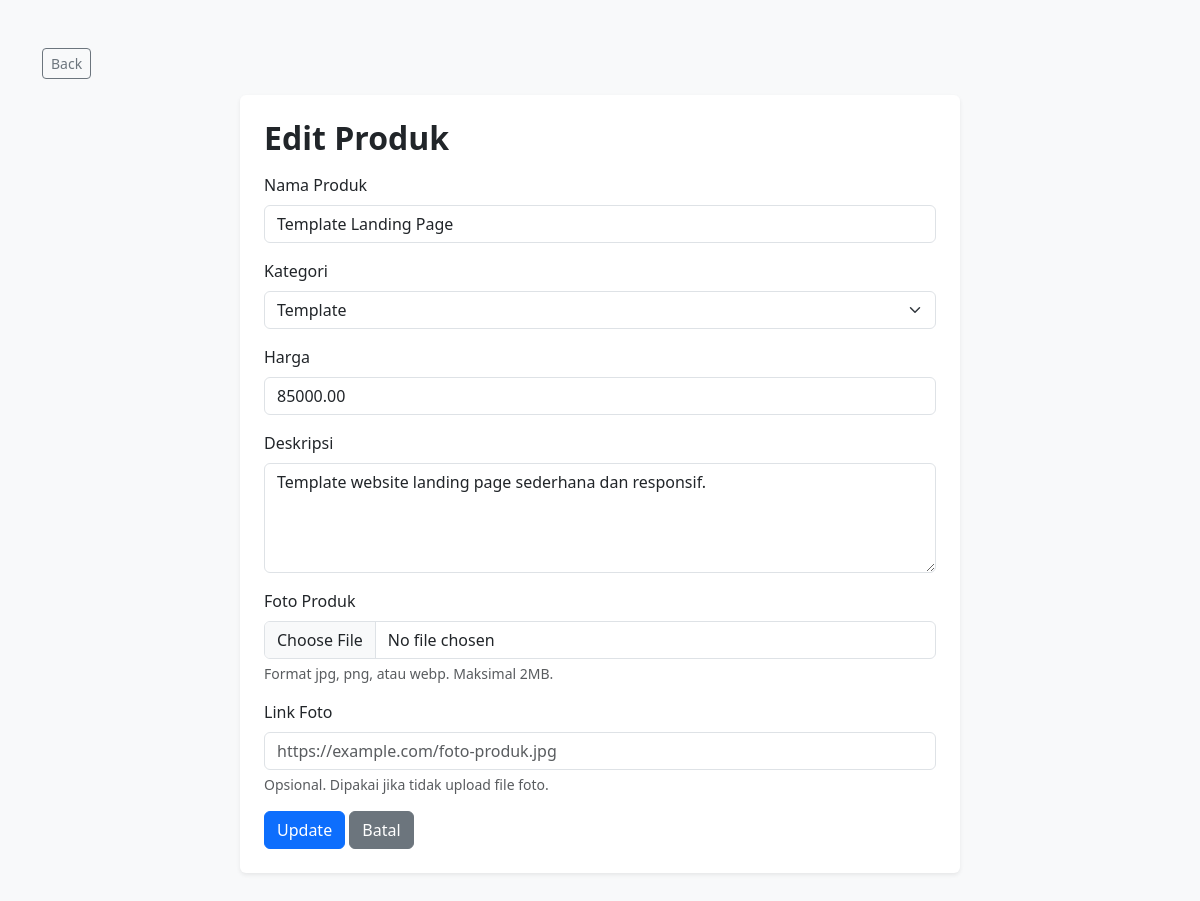
/index.php?page=produk&action=edit&id=2, run on the app's committed database.
### tables this page shows
CREATE TABLE produk (
    id INT AUTO_INCREMENT PRIMARY KEY,
    kategori_id INT NOT NULL,
    nama_produk VARCHAR(150) NOT NULL,
    harga DECIMAL(12,2) NOT NULL,
    deskripsi TEXT NOT NULL,
    foto VARCHAR(255) NOT NULL DEFAULT '',
    link_foto VARCHAR(255) NOT NULL DEFAULT '',
    CONSTRAINT fk_produk_kategori
        FOREIGN KEY (kategori_id) REFERENCES kategori(id)
        ON UPDATE CASCADE
        ON DELETE RESTRICT
);

CREATE TABLE kategori (
    id INT AUTO_INCREMENT PRIMARY KEY,
    nama_kategori VARCHAR(100) NOT NULL
);

### controllers/ProdukController.php (called while the page is built, shortened)
<?php
require_once __DIR__ . "/../config/Database.php";
if (!function_exists('e')) {
    function e($text): string
    {
        return htmlspecialchars((string) $text, ENT_QUOTES, 'UTF-8');
    }
}
class Produk
{
    private mysqli $conn;
    public function __construct(mysqli $db)
    {
        $this->conn = $db;
    }
    public function getById(int $id): ?array
    {
        return $this->conn->query("SELECT produk.*, kategori.nama_kategori
            FROM produk
            JOIN kategori ON produk.kategori_id = kategori.id
            WHERE produk.id = $id")->fetch_assoc();
    }
}
class ProdukController
{
    private Produk $produk;
    public function __construct()
    {
        $this->db = (new Database())->connect();
        $this->produk = new Produk($this->db);
    }
    public function edit(): void
    {
        $data = $this->produk->getById((int) $_GET['id']);
        $kategori = (new KategoriController())->getModel()->getAll();
        include_once __DIR__ . "/../views/edit.php";
    }
}

### index.php (called while the page is built, shortened)
<?php
require_once __DIR__ . "/controllers/ProdukController.php";
require_once __DIR__ . "/controllers/KategoriController.php";
$page = $_GET['page'] ?? 'home';
$action = $_GET['action'] ?? 'index';
if ($page === 'produk') {
    $controller = new ProdukController();
} elseif ($page === 'kategori') {
    $controller = new KategoriController();
} elseif ($page === 'pesanan') {
    $controller = new PesananController();
} else {
    $controller = new ProdukController();
    $action = 'home';
}
$controller->$action();

### config/Database.php (called while the page is built, shortened)
<?php
class Database
{
    private string $host = "localhost";
    private string $user = "root";
    private string $pass = "";
    private string $db = "digital_store_simple";
    public function connect(): mysqli
    {
        $conn = new mysqli($this->host, $this->user, $this->pass);
        $conn->query("CREATE DATABASE IF NOT EXISTS {$this->db}");
        $conn->select_db($this->db);
        $conn->set_charset("utf8mb4");
        $this->setupDatabase($conn);
        return $conn;
    }
    private function setupDatabase(mysqli $conn): void
    {
        $conn->query("CREATE TABLE IF NOT EXISTS kategori (
            id INT AUTO_INCREMENT PRIMARY KEY,
            nama_kategori VARCHAR(100) NOT NULL
        )");
        $conn->query("CREATE TABLE IF NOT EXISTS produk (
            id INT AUTO_INCREMENT PRIMARY KEY,
            kategori_id INT NOT NULL,
            nama_produk VARCHAR(150) NOT NULL,
            harga DECIMAL(12,2) NOT NULL,
            deskripsi TEXT NOT NULL,
            foto VARCHAR(255) NOT NULL DEFAULT '',
            link_foto VARCHAR(255) NOT NULL DEFAULT '',
            FOREIGN KEY (kategori_id) REFERENCES kategori(id)
            ON UPDATE CASCADE ON DELETE RESTRICT
        )");
        $fotoColumn = $conn->query("SHOW COLUMNS FROM produk LIKE 'foto'");
        $linkFotoColumn = $conn->query("SHOW COLUMNS FROM produk LIKE 'link_foto'");
        $conn->query("CREATE TABLE IF NOT EXISTS pesanan (
            id INT AUTO_INCREMENT PRIMARY KEY,
            nama_pembeli VARCHAR(100) NOT NULL,
            email VARCHAR(100) NOT NULL,
            produk_id INT NOT NULL,
            total DECIMAL(12,2) NOT NULL,
            status VARCHAR(30) NOT NULL DEFAULT 'Menunggu Pembayaran',
            FOREIGN KEY (produk_id) REFERENCES produk(id)
            ON UPDATE CASCADE ON DELETE RESTRICT
        )");
        $jumlahKategori = $conn->query("SELECT COUNT(*) AS total FROM kategori")->fetch_assoc()['total'];
        $jumlahProduk = $conn->query("SELECT COUNT(*) AS total FROM produk")->fetch_assoc()['total'];
    }
}

### controllers/KategoriController.php (called while the page is built)
<?php
require_once __DIR__ . "/../config/Database.php";
class Kategori
{
    private mysqli $conn;
    public function __construct(mysqli $db)
    {
        $this->conn = $db;
    }
    public function getAll(): mysqli_result
    {
        return $this->conn->query("SELECT * FROM kategori ORDER BY nama_kategori ASC");
    }
}
class KategoriController
{
    private Kategori $kategori;
    public function __construct()
    {
        $db = (new Database())->connect();
        $this->kategori = new Kategori($db);
    }
    public function getModel(): Kategori
    {
        return $this->kategori;
    }
}

### views/edit.php (the view, shortened to what this page needs)
<!doctype html>
<html lang="id">
<head>
    <link href="https://cdn.jsdelivr.net/npm/bootstrap@5.3.3/dist/css/bootstrap.min.css" rel="stylesheet">
</head>
<body class="bg-light">
<main class="container py-5">
    <button type="button" class="btn btn-outline-secondary btn-sm mb-3" onclick="if(document.referrer !== '') { history.back(); } else { window.location.href='index.php'; }">Back</button>
    <?php if (!$data): ?>
        <div class="alert alert-warning">Produk tidak ditemukan.</div>
    <?php else: ?>
        <div class="card border-0 shadow-sm mx-auto" style="max-width:720px">
            <div class="card-body p-4">
                <h2 class="fw-bold mb-3">Edit Produk</h2>
                <form method="post" action="index.php?page=produk&action=update" enctype="multipart/form-data">
                    <div class="mb-3">
                        <label class="form-label">Nama Produk</label>
                        <input class="form-control" name="nama_produk" value="<?= e($data['nama_produk']); ?>" required>
                    </div>
                    <div class="mb-3">
                        <label class="form-label">Kategori</label>
                        <select class="form-select" name="kategori_id" required>
                            <?php while ($row = $kategori->fetch_assoc()): ?>
                                <option value="<?= $row['id']; ?>" <?= $row['id'] == $data['kategori_id'] ? 'selected' : ''; ?>>
                                    <?= e($row['nama_kategori']); ?>
                                </option>
                            <?php endwhile; ?>
                        </select>
                    </div>
                    <div class="mb-3">
                        <label class="form-label">Harga</label>
                        <input class="form-control" type="number" name="harga" value="<?= e($data['harga']); ?>" required>
                    </div>
                    <div class="mb-3">
                        <label class="form-label">Deskripsi</label>
                        <textarea class="form-control" name="deskripsi" rows="4" required><?= e($data['deskripsi']); ?></textarea>
                    </div>
                    <div class="mb-3">
                        <label class="form-label">Foto Produk</label>
                        <input class="form-control" type="file" name="foto" accept=".jpg,.jpeg,.png,.webp,image/jpeg,image/png,image/webp">
                        <div class="form-text">Format jpg, png, atau webp. Maksimal 2MB.</div>
                    </div>
                    <div class="mb-3">
                        <label class="form-label">Link Foto</label>
                        <input class="form-control" type="url" name="link_foto" value="<?= e($data['link_foto'] ?? ''); ?>" placeholder="https://example.com/foto-produk.jpg">
                        <div class="form-text">Opsional. Dipakai jika tidak upload file foto.</div>
                    </div>
                    <button class="btn btn-primary">Update</button>
                    <a class="btn btn-secondary" href="index.php?page=produk">Batal</a>
                </form>
            </div>
        </div>
    <?php endif; ?>
</main>
</body>
</html>

### data on the page
produk: nama_produk "Template Landing Page", kategori_id "Template", harga "85000.00", deskripsi "Template website landing page sederhana dan responsif."
